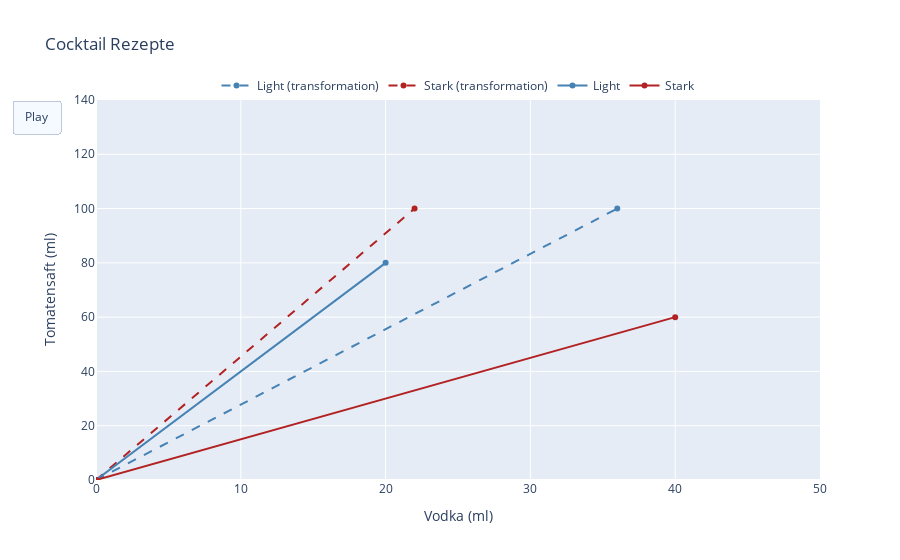

Here is the notebook cell this chart was saved with:
### Code cell
#| label: fig-cocktail-transformation-rotation-scaling
#| fig-cap: "Eine Transformation der Bloody Mary Rezepte durch Rotation und Skalierung."
#| code-fold: true

fig6 = go.Figure(data=[
        go.Scatter(x=[0, bm_light_tr[0]], y=[0, bm_light_tr[1]], mode='lines+markers', name='Light (transformation)', line=dict(color="steelblue", dash="dash", width=2)),
        go.Scatter(x=[0, bm_stark_tr[0]], y=[0, bm_stark_tr[1]], mode='lines+markers', name='Stark (transformation)', line=dict(color="firebrick", dash="dash", width=2)),
        go.Scatter(x=[0, bm_light[0]], y=[0, bm_light[1]], mode='lines+markers', name='Light', line=dict(color="steelblue", width=2)),        
        go.Scatter(x=[0, bm_stark[0]], y=[0, bm_stark[1]], mode='lines+markers', name='Stark', line=dict(color="firebrick", width=2)),                
])

fig6.update_layout(
        title="Cocktail Rezepte",
        xaxis_title="Vodka (ml)",
        yaxis_title="Tomatensaft (ml)",
        xaxis_range=[0, 50],
        yaxis_range=[0, 140],
        # xaxis=dict(scaleanchor="y"),
        updatemenus=[dict(type="buttons",
                          buttons=[dict(args=[None, {"frame": {"duration": 20, "redraw": False},
                                                         "fromcurrent": True, "transition": {"duration": 10}}],
                                         label="Play",
                                         method="animate")])],
        legend=dict(
                orientation="h",  # Horizontal legend
                yanchor="bottom",  # Align the bottom of the legend
                y=1,             # Position above the plot (1.0 is the top of the plot)
                xanchor="center",  # Center the legend horizontally
                x=0.5              # Center position
        )
        )

fig6.show()

### Figure 1 — Plotly figure (JSON) as saved in the notebook; plotly's stock layout.template omitted (floating-point values rounded to 4 significant figures)
{"data": [{"line": {"color": "steelblue", "dash": "dash", "width": 2}, "mode": "lines+markers", "name": "Light (transformation)", "type": "scatter", "x": [0, 36], "y": [0, 100]}, {"line": {"color": "firebrick", "dash": "dash", "width": 2}, "mode": "lines+markers", "name": "Stark (transformation)", "type": "scatter", "x": [0, 22], "y": [0, 100]}, {"line": {"color": "steelblue", "width": 2}, "mode": "lines+markers", "name": "Light", "type": "scatter", "x": [0, 20], "y": [0, 80]}, {"line": {"color": "firebrick", "width": 2}, "mode": "lines+markers", "name": "Stark", "type": "scatter", "x": [0, 40], "y": [0, 60]}], "layout": {"legend": {"orientation": "h", "x": 0.5, "xanchor": "center", "y": 1, "yanchor": "bottom"}, "title": {"text": "Cocktail Rezepte"}, "updatemenus": [{"buttons": [{"args": [null, {"frame": {"duration": 20, "redraw": false}, "fromcurrent": true, "transition": {"duration": 10}}], "label": "Play", "method": "animate"}], "type": "buttons"}], "xaxis": {"range": [0, 50], "title": {"text": "Vodka (ml)"}}, "yaxis": {"range": [0, 140], "title": {"text": "Tomatensaft (ml)"}}}}
